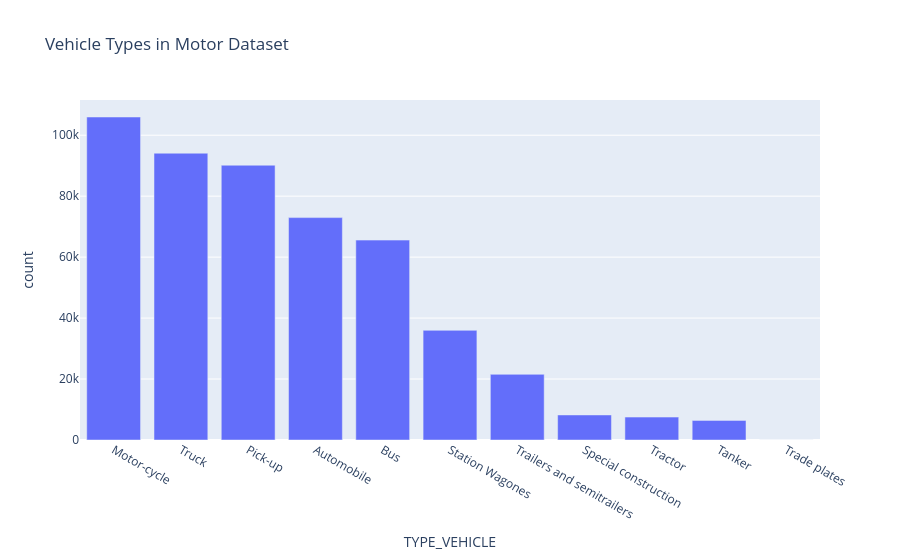

This figure's notebook cell:
### Code cell
px.bar(motor["TYPE_VEHICLE"].value_counts().reset_index(),
       x="TYPE_VEHICLE", y="count", title="Vehicle Types in Motor Dataset")

### Figure 1 — Plotly figure (JSON) as saved in the notebook; plotly's stock layout.template omitted (floating-point values rounded to 4 significant figures)
{"data": [{"hovertemplate": "TYPE_VEHICLE=%{x}<br>count=%{y}<extra></extra>", "legendgroup": "", "marker": {"color": "#636efa", "pattern": {"shape": ""}}, "name": "", "orientation": "v", "showlegend": false, "textposition": "auto", "type": "bar", "x": ["Motor-cycle", "Truck", "Pick-up", "Automobile", "Bus", "Station Wagones", "Trailers and semitrailers", "Special construction", "Tractor", "Tanker", "Trade plates"], "xaxis": "x", "y": [105977, 94096, 90151, 72971, 65588, 35984, 21546, 8220, 7518, 6437, 11], "yaxis": "y"}], "layout": {"barmode": "relative", "legend": {"tracegroupgap": 0}, "title": {"text": "Vehicle Types in Motor Dataset"}, "xaxis": {"anchor": "y", "domain": [0, 1], "title": {"text": "TYPE_VEHICLE"}}, "yaxis": {"anchor": "x", "domain": [0, 1], "title": {"text": "count"}}}}
